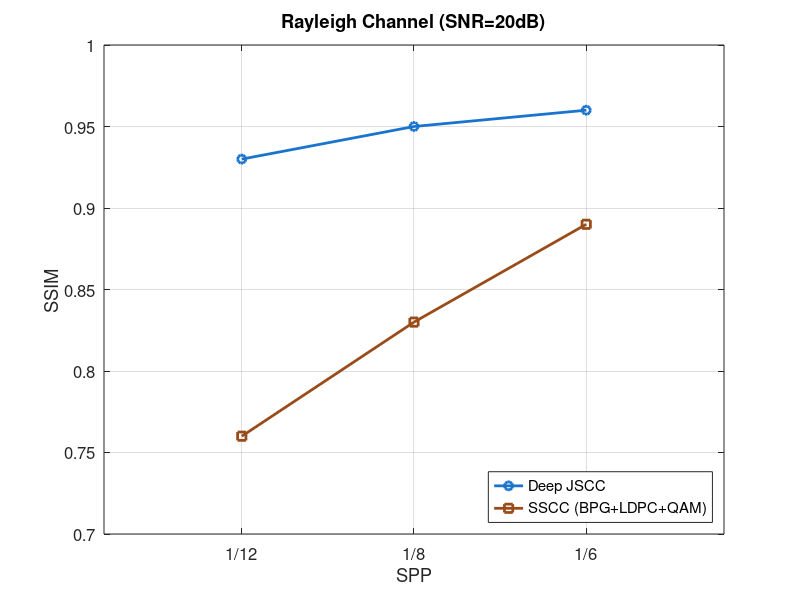

Reproduce this figure in MATLAB.
%% preparation
clear     % 清除所有变量
clc       % 清空命令窗口
close all % 关闭所有图形窗口

clc; clear;

% SNR_test 横轴
SPP = [1/12, 1/8, 1/6];

% ADJSCC（SNR_train ∈ [0, 20]） With attention modules
% ssim_adjscc = [0.57, 0.78, 0.87, 0.94];
ssim_jscc = [0.93, 0.95, 0.96];

% BDJSCC（SNR_train = SNR_test）
% ssim_diag = [0.62, 0.77, 0.87, 0.95];
ssim_sscc = [0.76, 0.83, 0.89];

% % BDJSCC（SNR_train = 5dB）
% ssim_train5 = [0.54, 0.77, 0.79, 0.84];
% 
% % BDJSCC（SNR_train = 10dB）
% ssim_train10 = [0.54, 0.74, 0.87, 0.88];

% 柔和、非重复颜色定义（相对于 PSNR 图）
color_jscc = [0.1, 0.45, 0.8];     % 深蓝色
% color_diag   = [0.2, 0.6, 0.2];      % 暗绿色
color_sscc    = [0.6, 0.3, 0.1];      % 深棕色
% color_10dB   = [0.5, 0.2, 0.5];      % 暗紫色

% 画图
figure;
plot(SPP, ssim_jscc, '-', 'Color', color_jscc, 'Marker', 'o', 'LineWidth', 2); hold on;
plot(SPP, ssim_sscc, '-', 'Color', color_sscc, 'Marker', 's', 'LineWidth', 2);
% plot(snr_test, ssim_train5, '--', 'Color', color_5dB, 'Marker', '^', 'LineWidth', 2);
% plot(snr_test, ssim_train10, '--', 'Color', color_10dB, 'Marker', 'x', 'LineWidth', 2);

% % 设置图例
% legend('ADJSCC (SNR_{train} ∈ [0,20] dB)', ...
%        'BDJSCC (SNR_{train} = SNR_{test})', ...
%        'BDJSCC (SNR_{train} = 5 dB)', ...
%        'BDJSCC (SNR_{train} = 10 dB)', ...
%        'Location', 'best');
% 设置图例
legend('Deep JSCC', ...
       'SSCC (BPG+LDPC+QAM)', ...
       'Location', 'southeast');


% 设置坐标轴标签和标题
xlabel('SPP');
ylabel('SSIM');
title('Rayleigh Channel (SNR=20dB)');

% 坐标轴范围和网格
xlim([0.05 0.2]);
ylim([0.7 1]);
xticks(SPP);  % 设置 X 轴刻度位置
xticklabels({'1/12', '1/8', '1/6'});  % 设置对应刻度标签
grid on;
set(gca, 'FontSize', 12);